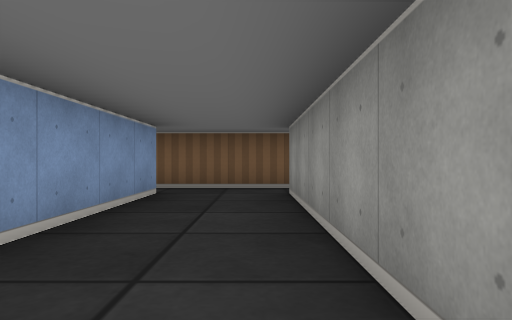
view 1 (above)

16 first-person views from a walk through a cub3D level. The camera is about half as high as the walls, looks level and sees 70° across. The floor is counted in squares. Each view is taken from the middle of a square. On the plan, view 1 faces up. The plan holds only what a view shows up to about 9 squares ahead; the rest is blank.

view 2
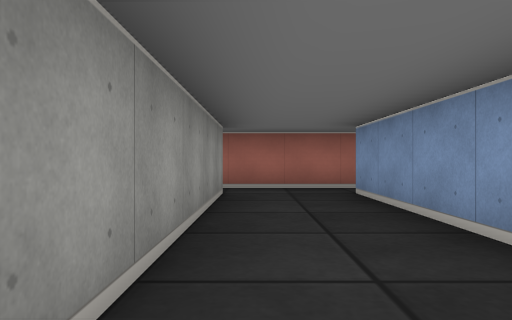

view 3
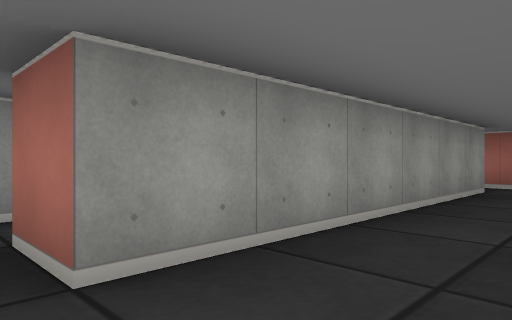

view 4
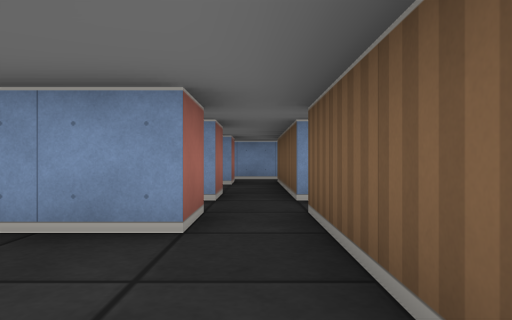

view 5
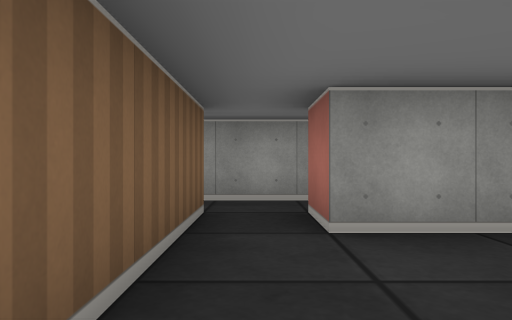

view 6
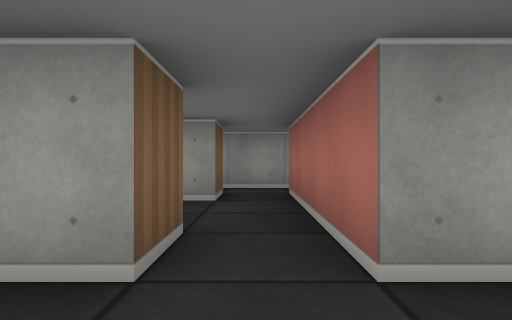

view 7
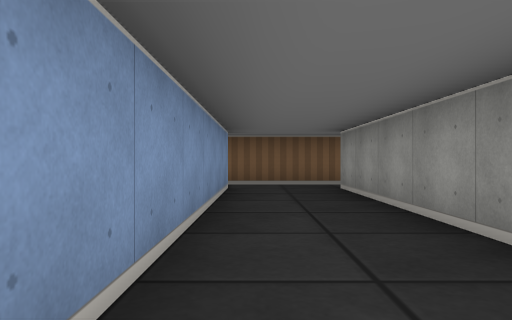

view 8
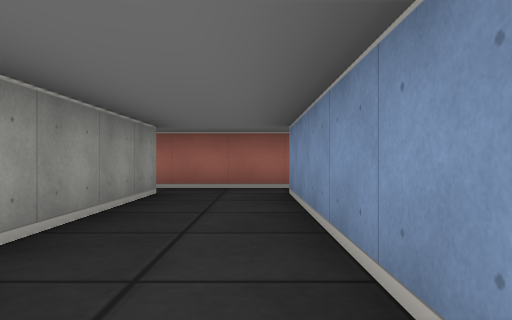

view 9
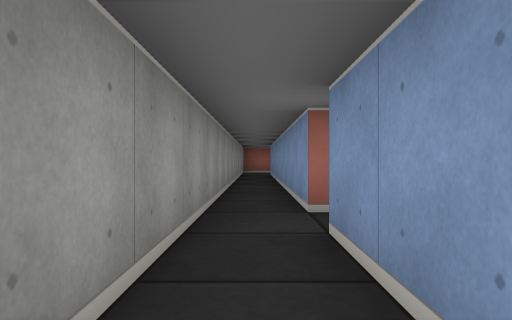

view 10
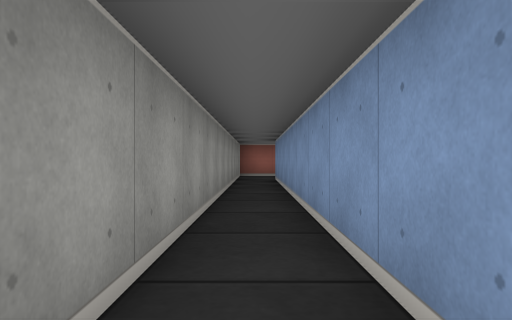

view 11
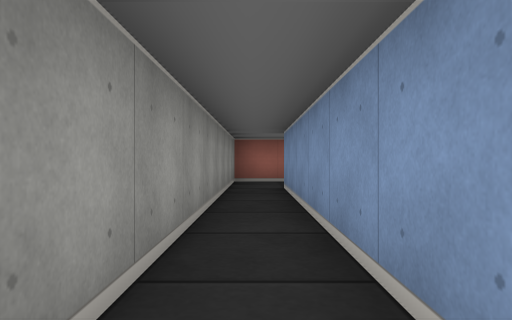

view 12
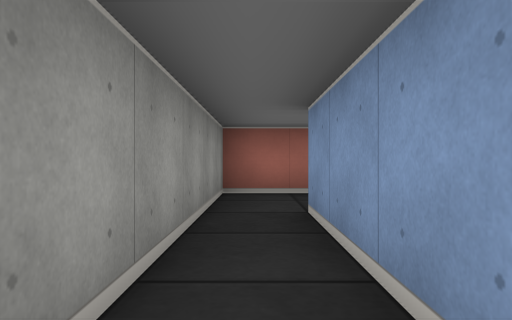

view 13
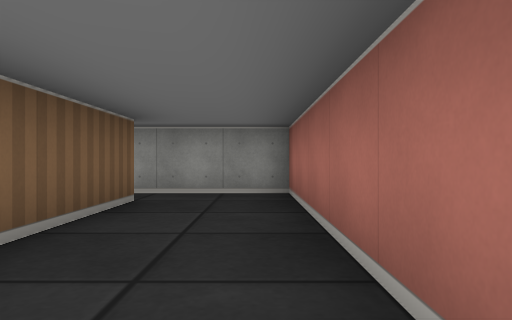

view 14
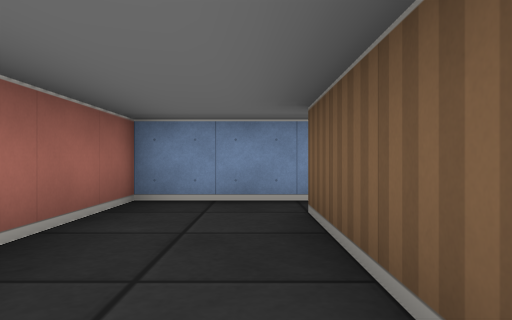

view 15
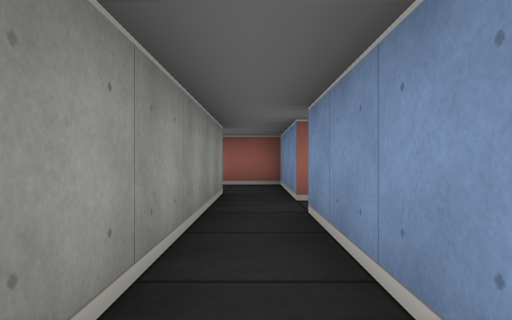

view 16
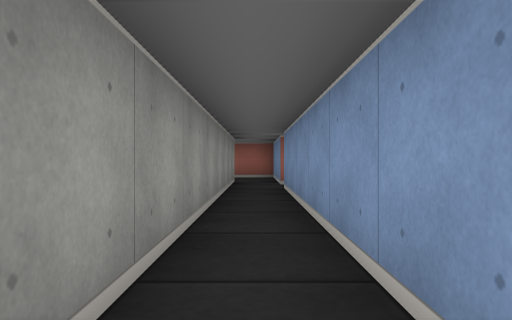

### Floor plan
Points are (right, up) in squares from view 1. A wall is a line through its corners. A room is listed if a view was taken in it or the views show most of it. See-through windows are left out.
Room 1 (views 1, 2, 3)
walls: (-1.5, 5.5) (-1.5, -0.5); (0.5, -0.5) (0.5, 5.5); (0.5, 6.5) (-1.5, 6.5); (-1.5, -1.5) (0.5, -1.5)
ways out: opening at (1, -1) to room 2; opening at (1, 6) to room 2; opening at (-2, -1) to room 3; opening at (-2, 6) to room 3
Room 2 (views 4, 9, 10, 11, 12, 13, 14)
walls: (1.5, 6.5) (0.5, 6.5); (0.5, 5.5) (1.5, 5.5); (2.5, 5.2) (2.5, 6.8); (1.5, 1.4) (1.5, -0.5) (0.5, -0.5); (0.5, -1.5) (1.5, -1.5) (1.5, -10.5) (-2.5, -10.5); (-3.5, -10.5) (-3.5, -12.5) (2.5, -12.5) (2.5, 1.4)
ways out: opening at (1, -1) to room 1; opening at (1, 6) to room 1; opening at (-3, -10) to room 3
Room 3 (views 5, 15, 16)
walls: (-1.5, 6.5) (-2.5, 6.5); (-2.5, 5.5) (-1.5, 5.5); (-1.5, -0.5) (-2.5, -0.5) (-2.5, 0.1); (-3.5, -2.6) (-3.5, -8.5); (-3.5, -9.5) (-3.5, -10.5); (-2.5, -10.5) (-2.5, -1.5) (-1.5, -1.5)
ways out: opening at (-2, -1) to room 1; opening at (-2, 6) to room 1; opening at (-3, -10) to room 2; opening at (-4, -1) to room 4; opening at (-4, 6) to room 4; opening at (-4, -9)
Room 4 (views 6, 7, 8)
walls: (-6.5, 5.5) (-6.5, -0.4); (-4.5, -0.5) (-4.5, 5.5) (-3.5, 5.5); (-3.5, 6.5) (-7.2, 6.5); (-6.6, -1.5) (-4.1, -1.5)
ways out: opening at (-4, -1) to room 3; opening at (-4, 6) to room 3; opening at (-7, -1); opening at (-7, 6)

Where each view was taken, in squares from view 1:
view 1: 0 up, 0 right, facing up
view 2: 5 up, 0 right, facing down
view 3: 6 up, 1 left, facing down-right
view 4: 6 up, 1 right, facing left
view 5: 6 up, 2 left, facing right
view 6: 1 down, 4 left, facing right
view 7: 1 down, 6 left, facing up
view 8: 5 up, 6 left, facing down
view 9: 2 up, 2 right, facing down
view 10: 1 down, 2 right, facing down
view 11: 4 down, 2 right, facing down
view 12: 7 down, 2 right, facing down
view 13: 12 down, 3 left, facing right
view 14: 11 down, 1 right, facing left
view 15: 5 down, 3 left, facing down
view 16: 2 down, 3 left, facing down
